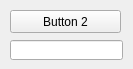
<?xml version="1.0" encoding="UTF-8"?>
<ui version="4.0">
 <class>FooBar</class>
 <widget class="QWidget" name="FooBar">
  <property name="geometry">
   <rect>
    <x>0</x>
    <y>0</y>
    <width>133</width>
    <height>69</height>
   </rect>
  </property>
  <property name="windowTitle">
   <string>FooBar</string>
  </property>
  <widget class="QPushButton" name="pushButton_2">
   <property name="geometry">
    <rect>
     <x>10</x>
     <y>10</y>
     <width>111</width>
     <height>23</height>
    </rect>
   </property>
   <property name="text">
    <string>Button 2</string>
   </property>
  </widget>
  <widget class="QLineEdit" name="lineEdit">
   <property name="geometry">
    <rect>
     <x>10</x>
     <y>40</y>
     <width>113</width>
     <height>20</height>
    </rect>
   </property>
  </widget>
 </widget>
 <resources/>
 <connections/>
</ui>
